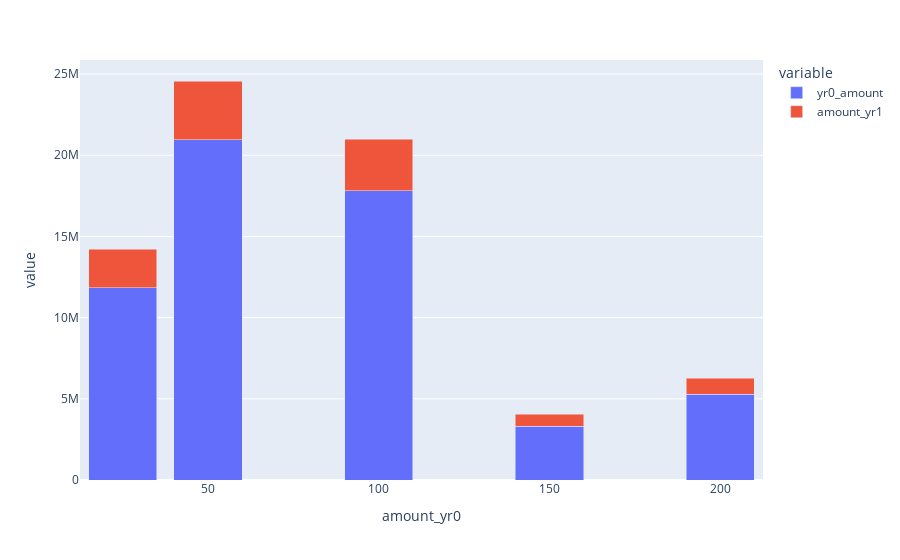

The notebook cell this image was saved under:
### Code cell
fig = px.bar(df.head(5), x="amount_yr0", y=["yr0_amount", 'amount_yr1'], barmode='stack')
fig.show()

### Figure 1 — Plotly figure (JSON) as saved in the notebook; plotly's stock layout.template omitted (floating-point values rounded to 4 significant figures)
{"data": [{"alignmentgroup": "True", "hovertemplate": "variable=yr0_amount<br>amount_yr0=%{x}<br>value=%{y}<extra></extra>", "legendgroup": "yr0_amount", "marker": {"color": "#636efa"}, "name": "yr0_amount", "offsetgroup": "yr0_amount", "orientation": "v", "showlegend": true, "textposition": "auto", "type": "bar", "x": [50, 100, 25, 200, 150], "xaxis": "x", "y": [20951250, 17829900, 11848450, 5270800, 3298050], "yaxis": "y"}, {"alignmentgroup": "True", "hovertemplate": "variable=amount_yr1<br>amount_yr0=%{x}<br>value=%{y}<extra></extra>", "legendgroup": "amount_yr1", "marker": {"color": "#EF553B"}, "name": "amount_yr1", "offsetgroup": "amount_yr1", "orientation": "v", "showlegend": true, "textposition": "auto", "type": "bar", "x": [50, 100, 25, 200, 150], "xaxis": "x", "y": [3624000.0, 3170000.0, 2359000.0, 992900.0, 741000.0], "yaxis": "y"}], "layout": {"barmode": "stack", "legend": {"title": {"text": "variable"}, "tracegroupgap": 0}, "margin": {"t": 60}, "xaxis": {"anchor": "y", "domain": [0, 1], "title": {"text": "amount_yr0"}}, "yaxis": {"anchor": "x", "domain": [0, 1], "title": {"text": "value"}}}}
